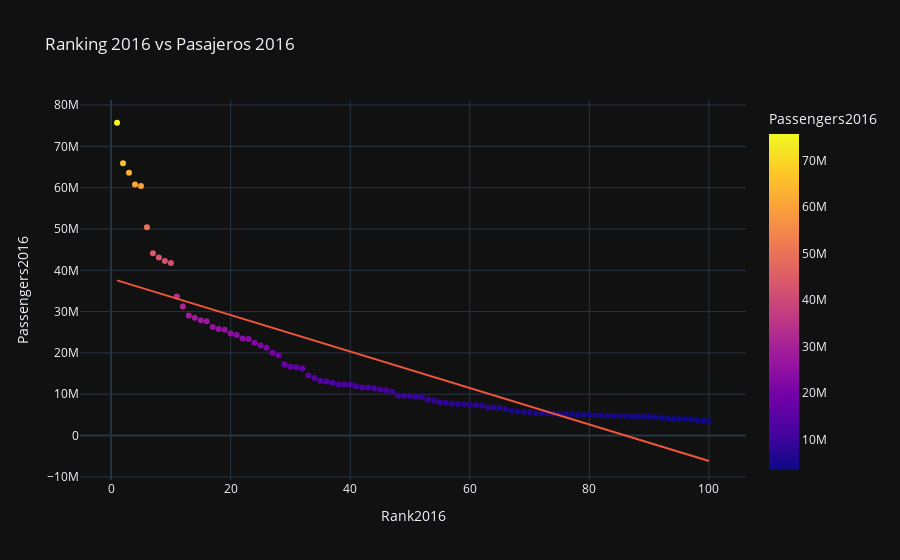

Notebook source saved alongside this figure:
### Markdown cell above
2.4- Desarrolla un diagrama de dispersión que compare el ranking en 2016 con el número de pasajeros en 2016 e incluye una línea de tendencia.

### Code cell
px.scatter(df, y="Passengers2016", x="Rank2016", trendline="ols", title= "Ranking 2016 vs Pasajeros 2016", template="plotly_dark", color="Passengers2016")
